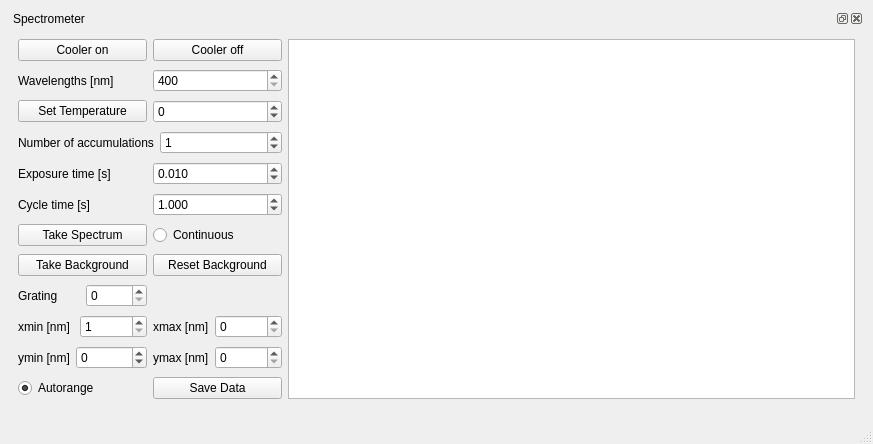
<?xml version="1.0" encoding="UTF-8"?>
<ui version="4.0">
 <class>MainWindow</class>
 <widget class="QMainWindow" name="MainWindow">
  <property name="enabled">
   <bool>true</bool>
  </property>
  <property name="geometry">
   <rect>
    <x>0</x>
    <y>0</y>
    <width>873</width>
    <height>444</height>
   </rect>
  </property>
  <property name="windowTitle">
   <string>MainWindow</string>
  </property>
  <widget class="QWidget" name="centralwidget">
   <layout class="QGridLayout" name="gridLayout_2">
    <item row="0" column="0">
     <layout class="QGridLayout" name="gridLayout_31">
      <item row="2" column="0">
       <widget class="QDockWidget" name="spectrometer_control_dockWidget">
        <property name="sizePolicy">
         <sizepolicy hsizetype="Expanding" vsizetype="Expanding">
          <horstretch>0</horstretch>
          <verstretch>0</verstretch>
         </sizepolicy>
        </property>
        <property name="windowTitle">
         <string>Spectrometer</string>
        </property>
        <widget class="QWidget" name="dockWidgetContents_2">
         <layout class="QGridLayout" name="gridLayout">
          <item row="0" column="0" colspan="2">
           <layout class="QHBoxLayout" name="horizontalLayout">
            <item>
             <widget class="QPushButton" name="pushButton_cooler_on">
              <property name="sizePolicy">
               <sizepolicy hsizetype="Minimum" vsizetype="Preferred">
                <horstretch>0</horstretch>
                <verstretch>0</verstretch>
               </sizepolicy>
              </property>
              <property name="text">
               <string>Cooler on</string>
              </property>
             </widget>
            </item>
            <item>
             <widget class="QPushButton" name="pushButton_cooler_off">
              <property name="text">
               <string>Cooler off</string>
              </property>
             </widget>
            </item>
           </layout>
          </item>
          <item row="0" column="2" rowspan="12">
           <widget class="PlotWidget" name="spectrum_PlotWidget"/>
          </item>
          <item row="1" column="0" colspan="2">
           <layout class="QHBoxLayout" name="horizontalLayout_2">
            <item>
             <widget class="QLabel" name="label">
              <property name="text">
               <string>Wavelengths [nm]</string>
              </property>
             </widget>
            </item>
            <item>
             <widget class="QDoubleSpinBox" name="set_wavelength_doubleSpinBox">
              <property name="decimals">
               <number>0</number>
              </property>
              <property name="minimum">
               <double>400.000000000000000</double>
              </property>
              <property name="maximum">
               <double>800.000000000000000</double>
              </property>
             </widget>
            </item>
           </layout>
          </item>
          <item row="2" column="0" colspan="2">
           <layout class="QHBoxLayout" name="horizontalLayout_3">
            <item>
             <widget class="QPushButton" name="set_temperature_pushButton">
              <property name="text">
               <string>Set Temperature</string>
              </property>
             </widget>
            </item>
            <item>
             <widget class="QDoubleSpinBox" name="set_temperature_doubleSpinBox">
              <property name="decimals">
               <number>0</number>
              </property>
              <property name="minimum">
               <double>-100.000000000000000</double>
              </property>
              <property name="maximum">
               <double>30.000000000000000</double>
              </property>
             </widget>
            </item>
           </layout>
          </item>
          <item row="3" column="0" colspan="2">
           <layout class="QHBoxLayout" name="horizontalLayout_5">
            <item>
             <widget class="QLabel" name="label_4">
              <property name="text">
               <string>Number of accumulations</string>
              </property>
             </widget>
            </item>
            <item>
             <widget class="QDoubleSpinBox" name="number_of_accumulations_doubleSpinBox">
              <property name="decimals">
               <number>0</number>
              </property>
              <property name="maximum">
               <double>10000.000000000000000</double>
              </property>
              <property name="value">
               <double>1.000000000000000</double>
              </property>
             </widget>
            </item>
           </layout>
          </item>
          <item row="4" column="0" colspan="2">
           <layout class="QHBoxLayout" name="horizontalLayout_6">
            <item>
             <widget class="QLabel" name="label_5">
              <property name="text">
               <string>Exposure time [s]</string>
              </property>
             </widget>
            </item>
            <item>
             <widget class="QDoubleSpinBox" name="exposure_time_doubleSpinBox">
              <property name="decimals">
               <number>3</number>
              </property>
              <property name="maximum">
               <double>10.000000000000000</double>
              </property>
              <property name="singleStep">
               <double>0.010000000000000</double>
              </property>
              <property name="value">
               <double>0.010000000000000</double>
              </property>
             </widget>
            </item>
           </layout>
          </item>
          <item row="5" column="0" colspan="2">
           <layout class="QHBoxLayout" name="horizontalLayout_7">
            <item>
             <widget class="QLabel" name="label_7">
              <property name="text">
               <string>Cycle time [s]</string>
              </property>
             </widget>
            </item>
            <item>
             <widget class="QDoubleSpinBox" name="cycle_time_doubleSpinBox">
              <property name="decimals">
               <number>3</number>
              </property>
              <property name="maximum">
               <double>5000.000000000000000</double>
              </property>
              <property name="value">
               <double>1.000000000000000</double>
              </property>
             </widget>
            </item>
           </layout>
          </item>
          <item row="6" column="0" colspan="2">
           <layout class="QHBoxLayout" name="horizontalLayout_8">
            <item>
             <widget class="QPushButton" name="take_spectrum_pushButton">
              <property name="text">
               <string>Take Spectrum</string>
              </property>
             </widget>
            </item>
            <item>
             <widget class="QRadioButton" name="continuous_spectrum_acquisition_radioButton">
              <property name="text">
               <string>Continuous</string>
              </property>
              <property name="autoExclusive">
               <bool>false</bool>
              </property>
             </widget>
            </item>
           </layout>
          </item>
          <item row="7" column="0" colspan="2">
           <layout class="QHBoxLayout" name="horizontalLayout_9">
            <item>
             <widget class="QPushButton" name="take_background_pushButton">
              <property name="text">
               <string>Take Background</string>
              </property>
             </widget>
            </item>
            <item>
             <widget class="QPushButton" name="reset_background_pushButton">
              <property name="text">
               <string>Reset Background</string>
              </property>
             </widget>
            </item>
           </layout>
          </item>
          <item row="8" column="0">
           <layout class="QHBoxLayout" name="horizontalLayout_4">
            <item>
             <widget class="QLabel" name="label_2">
              <property name="text">
               <string>Grating</string>
              </property>
             </widget>
            </item>
            <item>
             <widget class="QSpinBox" name="grating_spinBox">
              <property name="maximum">
               <number>2</number>
              </property>
             </widget>
            </item>
           </layout>
          </item>
          <item row="9" column="0">
           <layout class="QHBoxLayout" name="horizontalLayout_31">
            <item>
             <widget class="QLabel" name="label_25">
              <property name="text">
               <string>xmin [nm]</string>
              </property>
             </widget>
            </item>
            <item>
             <widget class="QSpinBox" name="spectrum_xmin_spinBox">
              <property name="minimum">
               <number>1</number>
              </property>
              <property name="maximum">
               <number>10000000</number>
              </property>
             </widget>
            </item>
           </layout>
          </item>
          <item row="9" column="1">
           <layout class="QHBoxLayout" name="horizontalLayout_32">
            <item>
             <widget class="QLabel" name="label_24">
              <property name="text">
               <string>xmax [nm]</string>
              </property>
             </widget>
            </item>
            <item>
             <widget class="QSpinBox" name="spectrum_xmax_spinBox">
              <property name="maximum">
               <number>10000000</number>
              </property>
             </widget>
            </item>
           </layout>
          </item>
          <item row="10" column="0">
           <layout class="QHBoxLayout" name="horizontalLayout_33">
            <item>
             <widget class="QLabel" name="label_3">
              <property name="text">
               <string>ymin [nm]</string>
              </property>
             </widget>
            </item>
            <item>
             <widget class="QSpinBox" name="spectrum_ymin_spinBox">
              <property name="minimum">
               <number>-10000000</number>
              </property>
              <property name="maximum">
               <number>10000000</number>
              </property>
             </widget>
            </item>
           </layout>
          </item>
          <item row="10" column="1">
           <layout class="QHBoxLayout" name="horizontalLayout_34">
            <item>
             <widget class="QLabel" name="label_23">
              <property name="text">
               <string>ymax [nm]</string>
              </property>
             </widget>
            </item>
            <item>
             <widget class="QSpinBox" name="spectrum_ymax_spinBox">
              <property name="maximum">
               <number>10000000</number>
              </property>
             </widget>
            </item>
           </layout>
          </item>
          <item row="11" column="0">
           <widget class="QRadioButton" name="spectrum_autorange_radioButton">
            <property name="text">
             <string>Autorange</string>
            </property>
            <property name="checkable">
             <bool>true</bool>
            </property>
            <property name="checked">
             <bool>true</bool>
            </property>
            <property name="autoExclusive">
             <bool>false</bool>
            </property>
           </widget>
          </item>
          <item row="11" column="1">
           <widget class="QPushButton" name="spectrum_save_data_pushButton">
            <property name="text">
             <string>Save Data</string>
            </property>
           </widget>
          </item>
         </layout>
        </widget>
       </widget>
      </item>
     </layout>
    </item>
   </layout>
  </widget>
  <widget class="QMenuBar" name="menubar">
   <property name="geometry">
    <rect>
     <x>0</x>
     <y>0</y>
     <width>873</width>
     <height>21</height>
    </rect>
   </property>
  </widget>
  <widget class="QStatusBar" name="statusbar"/>
 </widget>
 <customwidgets>
  <customwidget>
   <class>PlotWidget</class>
   <extends>QGraphicsView</extends>
   <header>pyqtgraph</header>
  </customwidget>
 </customwidgets>
 <resources/>
 <connections/>
</ui>
